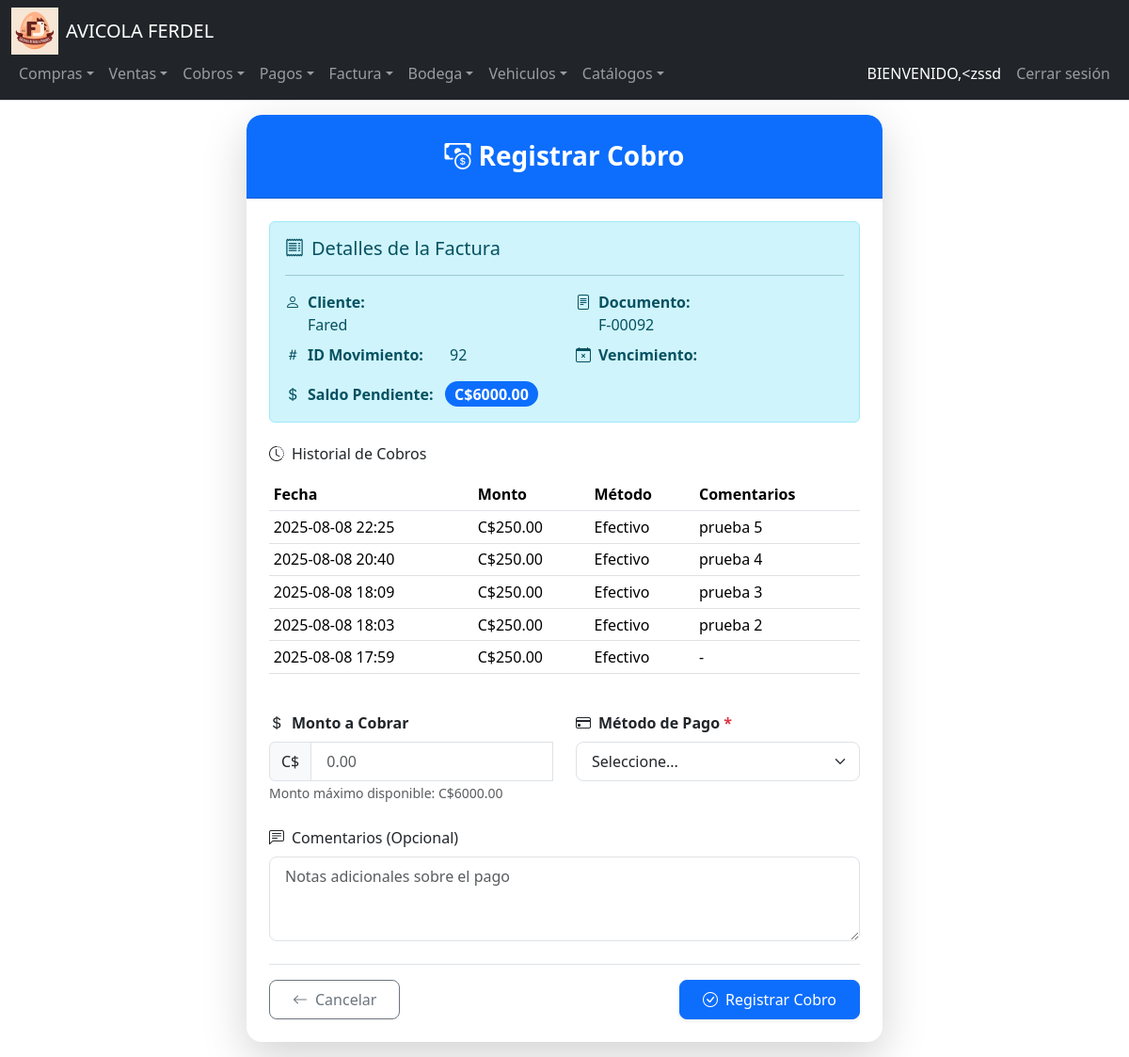
Page /registrar_cobro/92 (signed in) on the earlier database version.
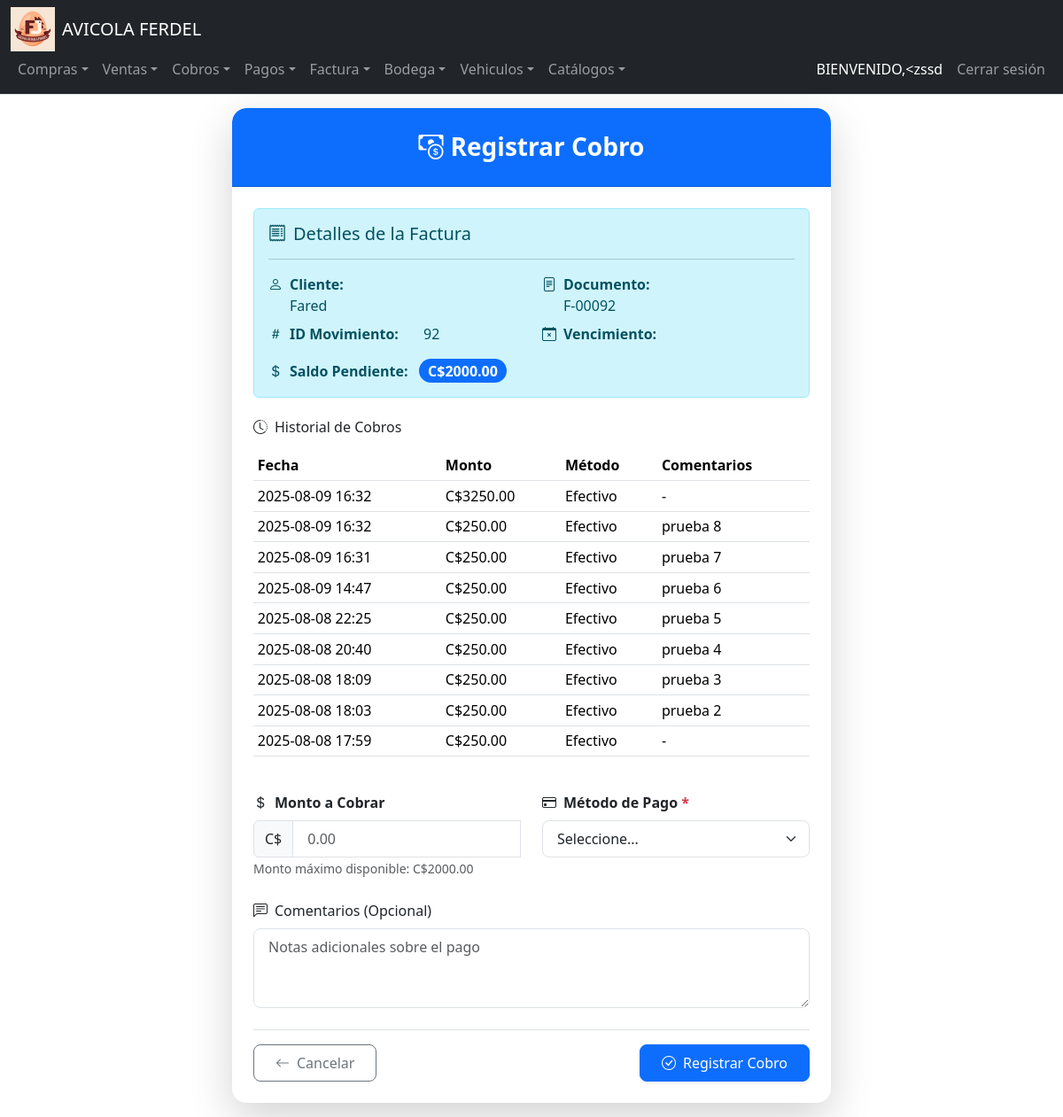
Same page on the later database version.
### tables this page shows
CREATE TABLE Usuarios (
    ID_Usuario INTEGER PRIMARY KEY AUTOINCREMENT,
    NombreUsuario TEXT UNIQUE NOT NULL,
    ContrasenaHash TEXT NOT NULL,
    Rol_ID INTEGER,
    Estado INTEGER,
    Fecha_Creacion DATE,
    FOREIGN KEY (Rol_ID) REFERENCES Roles(ID_Rol)
);

CREATE TABLE Clientes (
    ID_Cliente INTEGER PRIMARY KEY AUTOINCREMENT,
    Nombre TEXT NOT NULL,
    Telefono TEXT,
    Direccion TEXT,
    RUC_CEDULA TEXT
);

CREATE TABLE "Detalle_Cuentas_Por_Cobrar" (
    ID_Movimiento INTEGER PRIMARY KEY AUTOINCREMENT,
    Fecha DATE NOT NULL,
    ID_Cliente INTEGER NOT NULL,
    Num_Documento TEXT NOT NULL,
    Observacion TEXT,
    Fecha_Vencimiento DATE,
    Tipo_Movimiento INTEGER NOT NULL,
    Monto_Movimiento NUMERIC(12,2) NOT NULL,
    IVA NUMERIC(12,2) DEFAULT 0,
    Retencion NUMERIC(12,2) DEFAULT 0,
    ID_Empresa INTEGER NOT NULL,
    Saldo_Pendiente NUMERIC(12,2),
    ID_Factura INTEGER,
    FOREIGN KEY (ID_Cliente) REFERENCES Clientes(ID_Cliente),
    FOREIGN KEY (ID_Empresa) REFERENCES Empresa(ID_Empresa),
    FOREIGN KEY (ID_Factura) REFERENCES Facturacion(ID_Factura)
);

CREATE TABLE Pagos_CuentasCobrar (
    ID_Pago INTEGER PRIMARY KEY AUTOINCREMENT,
    ID_Movimiento INTEGER NOT NULL,
    Fecha DATETIME NOT NULL DEFAULT CURRENT_TIMESTAMP,
    Monto NUMERIC(12,2) NOT NULL,
    ID_MetodoPago INTEGER NOT NULL,
    Comentarios TEXT,
    Detalles_Metodo TEXT,
    FOREIGN KEY (ID_Movimiento) REFERENCES Detalle_Cuentas_Por_Cobrar(ID_Movimiento) ON DELETE CASCADE,
    FOREIGN KEY (ID_MetodoPago) REFERENCES Metodos_Pago(ID_MetodoPago)
);

CREATE TABLE Metodos_Pago (
    ID_MetodoPago INTEGER PRIMARY KEY AUTOINCREMENT,
    Nombre TEXT NOT NULL
);

### app.py (the view, shortened to what this page needs)
@app.route("/registrar_cobro/<int:id_movimiento>", methods=["GET", "POST"])
@login_required
def registrar_cobro(id_movimiento):
    try:
        factura = db.execute("""
            SELECT
                dcc.ID_Movimiento,
                dcc.Num_Documento,
                dcc.Monto_Movimiento,
                c.Nombre AS Cliente,
                c.ID_Cliente
            FROM Detalle_Cuentas_Por_Cobrar dcc
            JOIN Clientes c ON dcc.ID_Cliente = c.ID_Cliente
            WHERE dcc.ID_Movimiento = ?
        """, id_movimiento)[0]
        metodos_pago = db.execute("""
            SELECT ID_MetodoPago, Nombre
            FROM Metodos_Pago
            ORDER BY Nombre
        """)
        historial_cobros = db.execute("""
            SELECT
                p.ID_Pago,
                p.Fecha,
                p.Monto,
                mp.Nombre AS MetodoPago,
                p.Comentarios,
                p.Detalles_Metodo
            FROM Pagos_CuentasCobrar p
            JOIN Metodos_Pago mp ON p.ID_MetodoPago = mp.ID_MetodoPago
            WHERE p.ID_Movimiento = ?
            ORDER BY p.Fecha DESC
        """, id_movimiento)
        for cobro in historial_cobros:
            if cobro['Detalles_Metodo']:
                try:
                    cobro['Detalles_Metodo'] = json.loads(cobro['Detalles_Metodo'])
                except json.JSONDecodeError:
                    cobro['Detalles_Metodo'] = {'tipo': 'desconocido', 'detalle': cobro['Detalles_Metodo']}
        return render_template(
            "registrar_cobro.html",
            factura=factura,
            metodos=metodos_pago,
            historial=historial_cobros
        )
    except IndexError:
        flash("❌ Factura no encontrada", "danger")
        return redirect(url_for("cobros"))
    except Exception as e:
        flash(f"❌ Error al cargar datos: {str(e)}", "danger")
        app.logger.error(f"Error en GET registrar_cobro: {str(e)}")
        return redirect(url_for("cobros"))

### Templates/registrar_cobro.html (shortened to what this page needs)
{% extends "layout.html" %}
{% block main %}
<div class="container" style="max-width: 700px; margin-top: 30px;">
    <div class="card shadow-lg border-0 rounded-4">
        <div class="card-header bg-primary text-white rounded-top-4">
            <h3 class="text-center my-2" style="font-weight: 600;">
                <i class="bi bi-cash-coin me-2"></i>Registrar Cobro
            </h3>
        </div>
        <div class="card-body p-4">
            <div class="alert alert-info mb-4">
                <h5 class="alert-heading d-flex align-items-center">
                    <i class="bi bi-receipt me-2"></i>
                    Detalles de la Factura
                </h5>
                <hr>
                <div class="row">
                    <div class="col-md-6">
                        <p class="mb-2"><strong><i class="bi bi-person me-2"></i>Cliente:</strong><br>
                        <span class="ms-4">{{ factura.Cliente }}</span></p>
                        <p class="mb-2"><strong><i class="bi bi-hash me-2"></i>ID Movimiento:</strong>
                        <span class="ms-4">{{ factura.ID_Movimiento }}</span></p>
                    </div>
                    <div class="col-md-6">
                        <p class="mb-2"><strong><i class="bi bi-file-text me-2"></i>Documento:</strong><br>
                        <span class="ms-4">{{ factura.Num_Documento }}</span></p>
                        <p class="mb-2"><strong><i class="bi bi-calendar-x me-2"></i>Vencimiento:</strong>
                        </p>
                    </div>
                </div>
                <div class="mt-2">
                    <p class="mb-0"><strong><i class="bi bi-currency-dollar me-2"></i>Saldo Pendiente:</strong>
                    <span class="badge bg-primary rounded-pill fs-6 ms-2">C${{ "%0.2f"|format(factura.Monto_Movimiento) }}</span></p>
                </div>
            </div>
            {% if historial %}
            <div class="mb-4">
                <h6 class="d-flex align-items-center mb-3">
                    <i class="bi bi-clock-history me-2"></i> Historial de Cobros
                </h6>
                <div class="table-responsive">
                    <table class="table table-sm table-hover">
                        <thead>
                            <tr>
                                <th>Fecha</th>
                                <th>Monto</th>
                                <th>Método</th>
                                <th>Comentarios</th>
                            </tr>
                        </thead>
                        <tbody>
                            {% for cobro in historial %}
                            <tr>
                                <td>
                                    {% if cobro.Fecha %}
                                        {% if cobro.Fecha is string %}
                                            {{ cobro.Fecha[:16] }}
                                        {% else %}
                                            {{ cobro.Fecha.strftime('%d/%m/%Y %H:%M') }}
                                        {% endif %}
                                    {% else %}
                                        -
                                    {% endif %}
                                </td>
                                <td>C${{ "%0.2f"|format(cobro.Monto) }}</td>
                                <td>{{ cobro.MetodoPago }}</td>
                                <td>{{ cobro.Comentarios|truncate(20) if cobro.Comentarios else '-' }}</td>
                            </tr>
                            {% endfor %}
                        </tbody>
                    </table>
                </div>
            </div>
            {% endif %}
            <form method="post" action="{{ url_for('registrar_cobro', id_movimiento=factura.ID_Movimiento) }}" class="needs-validation" novalidate>
                <div class="row mb-4">
                    <div class="col-md-6 mb-3 mb-md-0">
                        <label for="monto" class="form-label fw-bold">
                            <i class="bi bi-currency-dollar me-2"></i>Monto a Cobrar
                        </label>
                        <div class="input-group">
                            <span class="input-group-text">C$</span>
                            <input type="number" class="form-control py-2" id="monto" name="monto"
                                   step="0.01" min="0.01" max="{{ factura.Monto_Movimiento }}"
                                   placeholder="0.00" required>
                        </div>
                        <small class="text-muted">Monto máximo disponible: C${{ "%0.2f"|format(factura.Monto_Movimiento) }}</small>
                    </div>
                    <div class="col-md-6">
                        <label for="metodo_pago" class="form-label fw-bold required-field">
                            <i class="bi bi-credit-card me-2"></i>Método de Pago
                        </label>
                        <select class="form-select py-2" id="metodo_pago" name="metodo_pago"
                                required onchange="mostrarCamposAdicionales(this.value)">
                            <option value="" disabled selected>Seleccione...</option>
                        </select>
                    </div>
                </div>
                <div class="mb-3">
                    <label for="comentarios" class="form-label">
                        <i class="bi bi-chat-left-text me-2"></i>Comentarios (Opcional)
                    </label>
                    <textarea class="form-control" id="comentarios" name="comentarios"
                              rows="3" placeholder="Notas adicionales sobre el pago"></textarea>
                </div>
                <div class="d-flex justify-content-between mt-4 pt-3 border-top">
                    <a href="{{ url_for('cobros') }}" class="btn btn-outline-secondary px-4">
                        <i class="bi bi-arrow-left me-2"></i>Cancelar
                    </a>
                    <button type="submit" class="btn btn-primary px-4 shadow-sm">
                        <i class="bi bi-check-circle me-2"></i>Registrar Cobro
                    </button>
                </div>
            </form>
        </div>
    </div>
</div>
{% endblock %}

### Templates/layout.html (shortened to what this page needs)
<!DOCTYPE html>
<html lang="es">
<head>
    <link href="https://cdn.jsdelivr.net/npm/bootstrap@5.3.3/dist/css/bootstrap.min.css" rel="stylesheet"
>
    <link rel="stylesheet" href="https://cdn.jsdelivr.net/npm/bootstrap-icons@1.11.1/font/bootstrap-icons.css">
    <link rel="stylesheet" href="{{ url_for('static', filename='styles.css') }}">
</head>
<body>
    <nav class="navbar navbar-expand-lg navbar-dark bg-dark border-bottom fixed-top">
        <div class="container-fluid">
            <div class="navbar-container">
                <div class="navbar-brand-container">
                    <img src="{{ url_for('static', filename='logoFerdel_web.png') }}"
                         alt="Logo de Ferdel"
                         width="50"
                         height="50"
                         class="img-fluid d-none d-sm-block">
                    <a class="navbar-brand" href="/">AVICOLA FERDEL</a>
                </div>
                <div class="collapse navbar-collapse navbar-menu" id="navbarNav">
                    {% if current_user.is_authenticated %}
                    <ul class="navbar-nav me-auto">
                        <li class="nav-item dropdown">
                            <a class="nav-link dropdown-toggle" href="#" id="comprasDropdown" role="button"
                               data-bs-toggle="dropdown" aria-expanded="false">
                                <span>Compras</span>
                            </a>
                        </li>
                        <li class="nav-item dropdown">
                            <a class="nav-link dropdown-toggle" href="#" id="ventasDropdown" role="button"
                               data-bs-toggle="dropdown" aria-expanded="false">
                                <span>Ventas</span>
                            </a>
                        </li>
                        <li class="nav-item dropdown">
                            <a class="nav-link dropdown-toggle" href="#" id="cobrosDropdown" role="button"
                               data-bs-toggle="dropdown" aria-expanded="false">
                                <span>Cobros</span>
                            </a>
                        </li>
                        <li class="nav-item dropdown">
                            <a class="nav-link dropdown-toggle" href="#" id="pagosDropdown" role="button"
                               data-bs-toggle="dropdown" aria-expanded="false">
                                <span>Pagos</span>
                            </a>
                        </li>
                        <li class="nav-item dropdown">
                            <a class="nav-link dropdown-toggle" href="#" id="facturaDropdown" role="button"
                               data-bs-toggle="dropdown" aria-expanded="false">
                                <span>Factura</span>
                            </a>
                        </li>
                        <li class="nav-item dropdown">
                            <a class="nav-link dropdown-toggle" href="#" id="bodegaDropdown" role="button"
                               data-bs-toggle="dropdown" aria-expanded="false">
                                <span>Bodega</span>
                            </a>
                        </li>
                        <li class="nav-item dropdown">
                            <a class="nav-link dropdown-toggle" href="#" id="vehiculosDropdown" role="button"
                               data-bs-toggle="dropdown" aria-expanded="false">
                                <span>Vehiculos</span>
                            </a>
                        </li>
                        <li class="nav-item dropdown">
                            <a class="nav-link dropdown-toggle" href="#" id="CatalogosDropdown" role="button"
                               data-bs-toggle="dropdown" aria-expanded="false">
                                <span>Catálogos</span>
                            </a>
                        </li>
                    </ul>
                    <ul class="navbar-nav">
                        <li class="nav-item">
                            <span class="nav-link text-white">
                                <span class="d-none d-md-inline">BIENVENIDO, </span>
                                {{ current_user.username }}
                            </span>
                        </li>
                        <li class="nav-item">
                            <a class="nav-link" href="/logout">
                                <span class="d-none d-sm-inline">Cerrar sesión</span>
                            </a>
                        </li>
                    </ul>
                    {% endif %}
                </div>
            </div>
        </div>
    </nav>
    <main class="container-fluid py-3">
        <div class="row justify-content-center">
            <div class="col-12 col-xxl-10">
                {% block main %}
                {% endblock %}
            </div>
        </div>
    </main>
</body>
</html>

Differences in the rows shown:
changed Detalle_Cuentas_Por_Cobrar id 92: Monto_Movimiento "6000.00" → "2000.00"
added Pagos_CuentasCobrar: Fecha "2025-08-09 16:32", Monto "3250.00", MetodoPago "Efectivo", Comentarios "-"
added Pagos_CuentasCobrar: Fecha "2025-08-09 16:32", Monto "250.00", MetodoPago "Efectivo", Comentarios "prueba 8"
added Pagos_CuentasCobrar: Fecha "2025-08-09 16:31", Monto "250.00", MetodoPago "Efectivo", Comentarios "prueba 7"
added Pagos_CuentasCobrar: Fecha "2025-08-09 14:47", Monto "250.00", MetodoPago "Efectivo", Comentarios "prueba 6"
